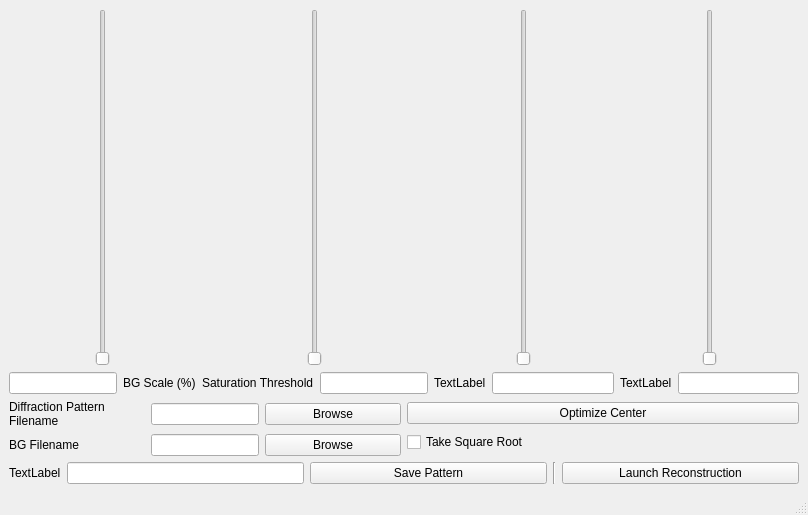
<?xml version="1.0" encoding="UTF-8"?>
<ui version="4.0">
 <class>PhaseRetrieval</class>
 <widget class="QMainWindow" name="PhaseRetrieval">
  <property name="geometry">
   <rect>
    <x>0</x>
    <y>0</y>
    <width>808</width>
    <height>515</height>
   </rect>
  </property>
  <property name="windowTitle">
   <string>MainWindow</string>
  </property>
  <widget class="QWidget" name="centralwidget">
   <layout class="QHBoxLayout" name="horizontalLayout_17">
    <item>
     <layout class="QVBoxLayout" name="verticalLayout_11">
      <item>
       <layout class="QHBoxLayout" name="horizontalLayout_16">
        <item>
         <layout class="QVBoxLayout" name="verticalLayout_figure"/>
        </item>
        <item>
         <layout class="QHBoxLayout" name="horizontalLayout_5">
          <item>
           <layout class="QVBoxLayout" name="verticalLayout_6">
            <item>
             <layout class="QHBoxLayout" name="horizontalLayout_12">
              <item>
               <widget class="QSlider" name="slder_BGscale">
                <property name="layoutDirection">
                 <enum>Qt::LeftToRight</enum>
                </property>
                <property name="maximum">
                 <number>3600</number>
                </property>
                <property name="singleStep">
                 <number>1</number>
                </property>
                <property name="pageStep">
                 <number>100</number>
                </property>
                <property name="orientation">
                 <enum>Qt::Vertical</enum>
                </property>
                <property name="tickPosition">
                 <enum>QSlider::NoTicks</enum>
                </property>
                <property name="tickInterval">
                 <number>1</number>
                </property>
               </widget>
              </item>
             </layout>
            </item>
            <item>
             <layout class="QHBoxLayout" name="horizontalLayout_14">
              <item>
               <widget class="QLineEdit" name="lineEdit_BGscale"/>
              </item>
              <item>
               <widget class="QLabel" name="lbl_BGlevel">
                <property name="text">
                 <string>BG Scale (%)</string>
                </property>
               </widget>
              </item>
             </layout>
            </item>
           </layout>
          </item>
          <item>
           <layout class="QVBoxLayout" name="verticalLayout_4">
            <item>
             <layout class="QHBoxLayout" name="horizontalLayout_6">
              <item>
               <widget class="QSlider" name="slder_satThresh">
                <property name="maximum">
                 <number>3600</number>
                </property>
                <property name="singleStep">
                 <number>10</number>
                </property>
                <property name="pageStep">
                 <number>100</number>
                </property>
                <property name="orientation">
                 <enum>Qt::Vertical</enum>
                </property>
               </widget>
              </item>
             </layout>
            </item>
            <item>
             <layout class="QHBoxLayout" name="horizontalLayout_10">
              <item>
               <widget class="QLabel" name="lbl_satThresh">
                <property name="text">
                 <string>Saturation Threshold</string>
                </property>
               </widget>
              </item>
              <item>
               <widget class="QLineEdit" name="lineEdit_satThresh"/>
              </item>
             </layout>
            </item>
           </layout>
          </item>
          <item>
           <layout class="QVBoxLayout" name="verticalLayout">
            <item>
             <layout class="QHBoxLayout" name="horizontalLayout">
              <item>
               <widget class="QSlider" name="slder_contrastLow">
                <property name="sizePolicy">
                 <sizepolicy hsizetype="Fixed" vsizetype="Expanding">
                  <horstretch>0</horstretch>
                  <verstretch>0</verstretch>
                 </sizepolicy>
                </property>
                <property name="layoutDirection">
                 <enum>Qt::LeftToRight</enum>
                </property>
                <property name="orientation">
                 <enum>Qt::Vertical</enum>
                </property>
               </widget>
              </item>
             </layout>
            </item>
            <item>
             <layout class="QHBoxLayout" name="horizontalLayout_2">
              <item>
               <widget class="QLabel" name="label">
                <property name="text">
                 <string>TextLabel</string>
                </property>
               </widget>
              </item>
              <item>
               <widget class="QLineEdit" name="lineEdit_contrastLow">
                <property name="enabled">
                 <bool>true</bool>
                </property>
               </widget>
              </item>
             </layout>
            </item>
           </layout>
          </item>
          <item>
           <layout class="QVBoxLayout" name="verticalLayout_2">
            <item>
             <layout class="QHBoxLayout" name="horizontalLayout_3">
              <item>
               <widget class="QSlider" name="slder_contrastHigh">
                <property name="orientation">
                 <enum>Qt::Vertical</enum>
                </property>
               </widget>
              </item>
             </layout>
            </item>
            <item>
             <layout class="QHBoxLayout" name="horizontalLayout_4">
              <item>
               <widget class="QLabel" name="label_2">
                <property name="text">
                 <string>TextLabel</string>
                </property>
               </widget>
              </item>
              <item>
               <widget class="QLineEdit" name="lineEdit_contrastHigh"/>
              </item>
             </layout>
            </item>
           </layout>
          </item>
         </layout>
        </item>
       </layout>
      </item>
      <item>
       <layout class="QVBoxLayout" name="verticalLayout_7">
        <item>
         <layout class="QHBoxLayout" name="horizontalLayout_15">
          <item>
           <layout class="QVBoxLayout" name="verticalLayout_10">
            <item>
             <layout class="QHBoxLayout" name="horizontalLayout_13">
              <item>
               <widget class="QLabel" name="lbl_diffpat">
                <property name="text">
                 <string>Diffraction Pattern Filename</string>
                </property>
                <property name="wordWrap">
                 <bool>true</bool>
                </property>
               </widget>
              </item>
              <item>
               <widget class="QLineEdit" name="lineEdit_diffpatFile">
                <property name="sizePolicy">
                 <sizepolicy hsizetype="Fixed" vsizetype="Fixed">
                  <horstretch>0</horstretch>
                  <verstretch>0</verstretch>
                 </sizepolicy>
                </property>
               </widget>
              </item>
              <item>
               <widget class="QPushButton" name="btn_selectDiffpat">
                <property name="text">
                 <string>Browse</string>
                </property>
               </widget>
              </item>
             </layout>
            </item>
            <item>
             <layout class="QHBoxLayout" name="horizontalLayout_7">
              <item>
               <widget class="QLabel" name="lbl_BGfilename">
                <property name="text">
                 <string>BG Filename</string>
                </property>
                <property name="wordWrap">
                 <bool>true</bool>
                </property>
               </widget>
              </item>
              <item>
               <widget class="QLineEdit" name="lineEdit_BGfilename">
                <property name="sizePolicy">
                 <sizepolicy hsizetype="Fixed" vsizetype="Fixed">
                  <horstretch>0</horstretch>
                  <verstretch>0</verstretch>
                 </sizepolicy>
                </property>
               </widget>
              </item>
              <item>
               <widget class="QPushButton" name="btn_BGfilename">
                <property name="text">
                 <string>Browse</string>
                </property>
               </widget>
              </item>
             </layout>
            </item>
           </layout>
          </item>
          <item>
           <layout class="QVBoxLayout" name="verticalLayout_9">
            <item>
             <widget class="QPushButton" name="btn_refineCenter">
              <property name="text">
               <string>Optimize Center</string>
              </property>
             </widget>
            </item>
            <item>
             <widget class="QCheckBox" name="checkBox_takeSqrt">
              <property name="enabled">
               <bool>true</bool>
              </property>
              <property name="text">
               <string>Take Square Root</string>
              </property>
              <property name="checked">
               <bool>false</bool>
              </property>
             </widget>
            </item>
           </layout>
          </item>
         </layout>
        </item>
        <item>
         <layout class="QVBoxLayout" name="verticalLayout_8">
          <item>
           <layout class="QHBoxLayout" name="horizontalLayout_11">
            <item>
             <widget class="QLabel" name="label_3">
              <property name="sizePolicy">
               <sizepolicy hsizetype="Fixed" vsizetype="Preferred">
                <horstretch>0</horstretch>
                <verstretch>0</verstretch>
               </sizepolicy>
              </property>
              <property name="text">
               <string>TextLabel</string>
              </property>
             </widget>
            </item>
            <item>
             <widget class="QLineEdit" name="lineEdit_saveFilename">
              <property name="sizePolicy">
               <sizepolicy hsizetype="Preferred" vsizetype="Fixed">
                <horstretch>0</horstretch>
                <verstretch>0</verstretch>
               </sizepolicy>
              </property>
             </widget>
            </item>
            <item>
             <widget class="QPushButton" name="btn_savePattern">
              <property name="text">
               <string>Save Pattern</string>
              </property>
             </widget>
            </item>
            <item>
             <widget class="Line" name="line">
              <property name="orientation">
               <enum>Qt::Vertical</enum>
              </property>
             </widget>
            </item>
            <item>
             <widget class="QPushButton" name="btn_go">
              <property name="text">
               <string>Launch Reconstruction</string>
              </property>
             </widget>
            </item>
           </layout>
          </item>
         </layout>
        </item>
       </layout>
      </item>
     </layout>
    </item>
   </layout>
   <zorder></zorder>
  </widget>
  <widget class="QMenuBar" name="menubar">
   <property name="geometry">
    <rect>
     <x>0</x>
     <y>0</y>
     <width>808</width>
     <height>22</height>
    </rect>
   </property>
  </widget>
  <widget class="QStatusBar" name="statusbar"/>
 </widget>
 <tabstops>
  <tabstop>btn_selectDiffpat</tabstop>
 </tabstops>
 <resources/>
 <connections/>
</ui>
